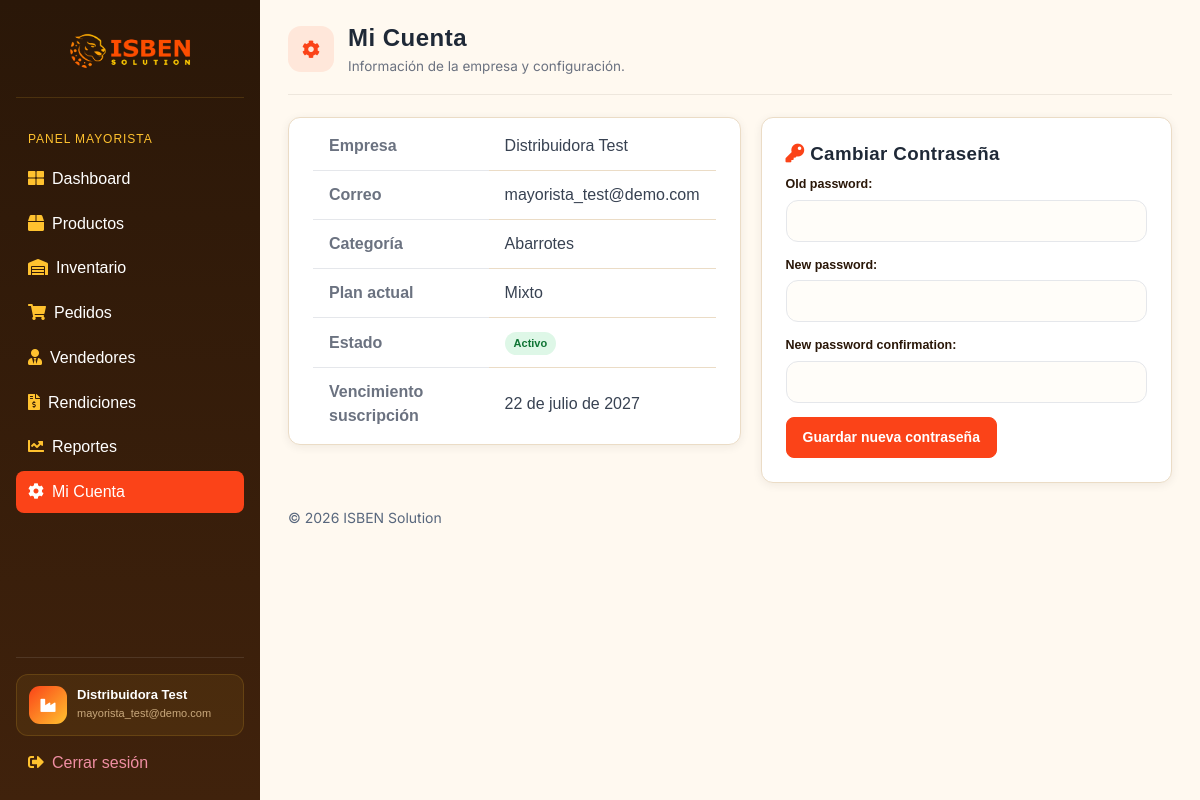
The app's page /mayorista/mi-cuenta/ (signed in) with its own data.
### appDjango/models.py (models this page shows, shortened)
class Mayorista(models.Model):
    CATEGORIA_CHOICES = [
        ("bebidas", "Bebidas"),
        ("abarrotes", "Abarrotes"),
        ("lacteos", "Lácteos"),
        ("limpieza", "Limpieza"),
        ("otro", "Otro"),
    ]
    PLAN_CHOICES = [
        ("sin_asignar", "Sin asignar"),
        ("suscripcion", "Suscripción anual"),
        ("comision", "Solo comisión"),
        ("mixto", "Mixto"),
    ]
    ESTADO_CHOICES = [
        ("pendiente_pago", "Pendiente de pago"),
        ("activo", "Activo"),
        ("suspendido", "Suspendido"),
    ]
    MESES_CORTOS = [
        "Ene",
        "Feb",
        "Mar",
        "Abr",
        "May",
        "Jun",
        "Jul",
        "Ago",
        "Sep",
        "Oct",
        "Nov",
        "Dic",
    ]
    cuenta = models.OneToOneField(
        settings.AUTH_USER_MODEL,
        on_delete=models.CASCADE,
        related_name="perfil_mayorista",
    )
    nombre = models.CharField(max_length=255)
    telefono = models.CharField(
        max_length=15,
        default="",
    )
    categoria = models.CharField(max_length=20, choices=CATEGORIA_CHOICES)
    logo_url = models.TextField(blank=True, null=True)
    estado = models.CharField(
        max_length=20, choices=ESTADO_CHOICES, default="pendiente_pago"
    )
    plan = models.CharField(
        max_length=20,
        choices=PLAN_CHOICES,
        default="sin_asignar",
    )
    tarifa_anual = models.DecimalField(max_digits=10, decimal_places=2, default=0)
    porcentaje_comision = models.DecimalField(max_digits=5, decimal_places=2, default=0)
    fecha_vencimiento = models.DateField(blank=True, null=True)

### appDjango/views.py (the view)
@mayorista_required
def mayorista_mi_cuenta(request):
    if request.method == "POST":
        formulario = PasswordChangeForm(user=request.user, data=request.POST)
        if formulario.is_valid():
            formulario.save()
            update_session_auth_hash(request, formulario.user)
            messages.success(request, "Contraseña actualizada.")
            return redirect("portal_mayorista_mi_cuenta")
    else:
        formulario = PasswordChangeForm(user=request.user)
    return render(
        request,
        "mayorista/mi_cuenta.html",
        {"formulario": formulario, "mayorista": request.mayorista},
    )

### appDjango/templates/mayorista/mi_cuenta.html (shortened to what this page needs)
{% extends 'layouts/base.html' %}
{% block content %}
  <div class="pagina-cabecera">
    <div class="pagina-cabecera-titulo">
      <div class="pagina-cabecera-icono"><i class="fas fa-cog"></i></div>
      <div>
        <h1>Mi Cuenta</h1>
        <p class="subtitulo">Información de la empresa y configuración.</p>
      </div>
    </div>
  </div>
  <div class="cuenta-grid">
    <div class="detail-card">
      <table>
        <tr><th>Empresa</th><td>{{ mayorista.nombre }}</td></tr>
        <tr><th>Correo</th><td>{{ mayorista.cuenta.email }}</td></tr>
        <tr><th>Categoría</th><td>{{ mayorista.get_categoria_display }}</td></tr>
        <tr><th>Plan actual</th><td>{{ mayorista.get_plan_display }}</td></tr>
        <tr><th>Estado</th><td>
          {% if mayorista.estado == 'activo' %}<span class="portal-badge portal-badge-green">Activo</span>
          {% elif mayorista.estado == 'suspendido' %}<span class="portal-badge portal-badge-red">Suspendido</span>
          {% else %}<span class="portal-badge portal-badge-amber">Pendiente de pago</span>{% endif %}
        </td></tr>
        <tr><th>Vencimiento suscripción</th><td>{{ mayorista.fecha_vencimiento|default:"No aplica" }}</td></tr>
      </table>
    </div>
    <div class="form-card">
      <h3 style="margin-top:0;"><i class="fas fa-key" style="color:var(--isben-naranja);"></i> Cambiar Contraseña</h3>
      <form method="post">
        <div class="campo-grupo">
          {{ formulario.old_password.label_tag }}
          {{ formulario.old_password }}
        </div>
        <div class="campo-grupo">
          {{ formulario.new_password1.label_tag }}
          {{ formulario.new_password1 }}
        </div>
        <div class="campo-grupo">
          {{ formulario.new_password2.label_tag }}
          {{ formulario.new_password2 }}
        </div>
        <button type="submit" class="btn btn-primary">Guardar nueva contraseña</button>
      </form>
    </div>
  </div>
{% endblock %}

### appDjango/templates/includes/sidebar.html (shortened to what this page needs)
{% load static %}
<nav id="sidebarMenu" class="sidebar d-lg-block collapse">
  <div class="sidebar-inner px-3 pt-3">
    <div class="sidebar-marca">
      <a href="{% url 'portal_landing' %}">
        <img src="{% static 'imagenes/logos_2.png' %}" alt="ISBEN Solution">
      </a>
    </div>
    <ul class="nav flex-column">
      {% if user.perfil_mayorista %}
        <li class="sidebar-heading">Panel Mayorista</li>
        <li class="nav-item {% if 'mayorista_dashboard' in request.resolver_match.url_name %}active{% endif %}">
          <a href="{% url 'portal_mayorista_dashboard' %}" class="nav-link"><span class="sidebar-icon"><i class="fas fa-th-large"></i></span>Dashboard</a>
        </li>
        <li class="nav-item {% if 'producto' in request.resolver_match.url_name %}active{% endif %}">
          <a href="{% url 'portal_mayorista_productos' %}" class="nav-link"><span class="sidebar-icon"><i class="fas fa-box"></i></span>Productos</a>
        </li>
        <li class="nav-item {% if request.resolver_match.url_name == 'portal_mayorista_inventario' %}active{% endif %}">
          <a href="{% url 'portal_mayorista_inventario' %}" class="nav-link"><span class="sidebar-icon"><i class="fas fa-warehouse"></i></span>Inventario</a>
        </li>
        <li class="nav-item {% if 'pedido' in request.resolver_match.url_name %}active{% endif %}">
          <a href="{% url 'portal_mayorista_pedidos' %}" class="nav-link"><span class="sidebar-icon"><i class="fas fa-shopping-cart"></i></span>Pedidos</a>
        </li>
        <li class="nav-item {% if 'vendedor' in request.resolver_match.url_name %}active{% endif %}">
          <a href="{% url 'portal_mayorista_vendedores' %}" class="nav-link"><span class="sidebar-icon"><i class="fas fa-user-tie"></i></span>Vendedores</a>
        </li>
        <li class="nav-item {% if 'rendicion' in request.resolver_match.url_name %}active{% endif %}">
          <a href="{% url 'portal_mayorista_rendiciones' %}" class="nav-link"><span class="sidebar-icon"><i class="fas fa-file-invoice-dollar"></i></span>Rendiciones</a>
        </li>
        <li class="nav-item {% if request.resolver_match.url_name == 'portal_mayorista_reportes' %}active{% endif %}">
          <a href="{% url 'portal_mayorista_reportes' %}" class="nav-link"><span class="sidebar-icon"><i class="fas fa-chart-line"></i></span>Reportes</a>
        </li>
        <li class="nav-item {% if request.resolver_match.url_name == 'portal_mayorista_mi_cuenta' %}active{% endif %}">
          <a href="{% url 'portal_mayorista_mi_cuenta' %}" class="nav-link"><span class="sidebar-icon"><i class="fas fa-cog"></i></span>Mi Cuenta</a>
        </li>
      {% endif %}
    </ul>
    <div class="sidebar-user mt-auto pt-3">
      {% if user.is_authenticated %}
        <div class="sidebar-user-info">
          <div class="sidebar-user-avatar">
            {% if user.perfil_mayorista %}<i class="fas fa-industry"></i>
            {% elif user.perfil_vendedor %}<i class="fas fa-user-tie"></i>
            {% elif user.perfil_tienda %}<i class="fas fa-store"></i>
            {% else %}<i class="fas fa-shield-alt"></i>{% endif %}
          </div>
          <div class="sidebar-user-datos">
            <span class="sidebar-user-nombre">
              {% if user.perfil_mayorista %}{{ user.perfil_mayorista.nombre }}
              {% elif user.perfil_vendedor %}{{ user.perfil_vendedor.nombre }}
              {% elif user.perfil_tienda %}{{ user.perfil_tienda.nombre }}
              {% else %}Administrador{% endif %}
            </span>
            <span class="sidebar-user-email">{{ user.username }}</span>
          </div>
        </div>
        <a href="{% url 'portal_logout' %}" class="nav-link sidebar-logout">
          <span class="sidebar-icon"><i class="fas fa-sign-out-alt"></i></span>Cerrar sesión
        </a>
      {% endif %}
    </div>
  </div>
</nav>

### records on screen
Mayorista: nombre "Distribuidora Test", cuenta.email "mayorista_test@demo.com", categoria "Abarrotes", plan "Mixto", fecha_vencimiento "22 de julio de 2027"

### other values on screen
{{ user.perfil_mayorista.nombre }} "Distribuidora Test"
{{ user.username }} "mayorista_test@demo.com"
